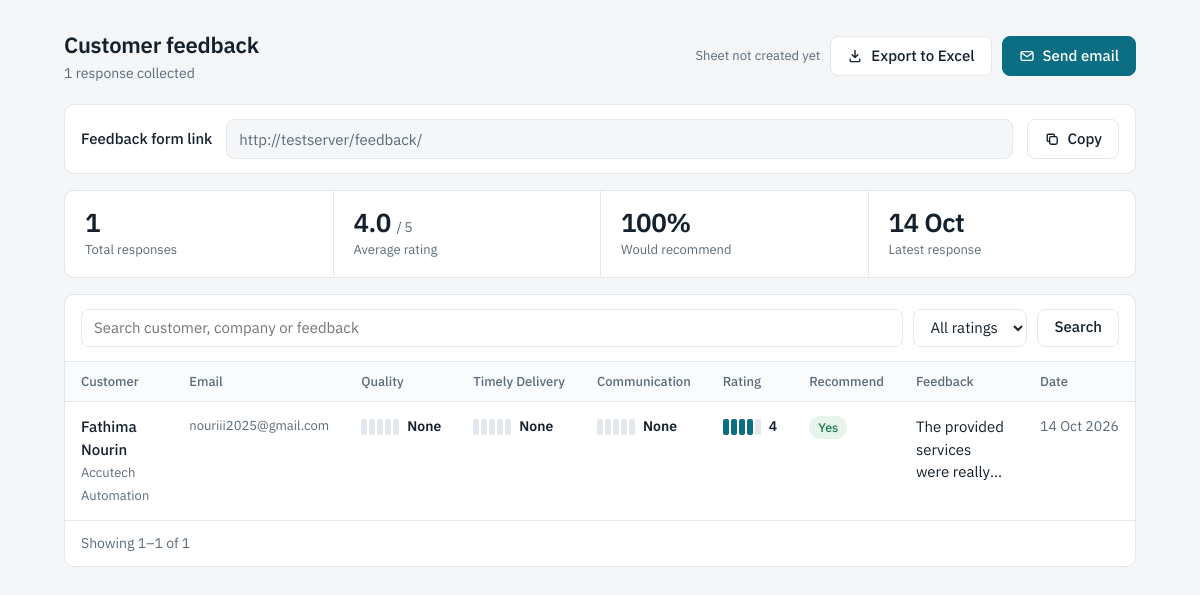
Page /dashboard/ on the earlier database version.
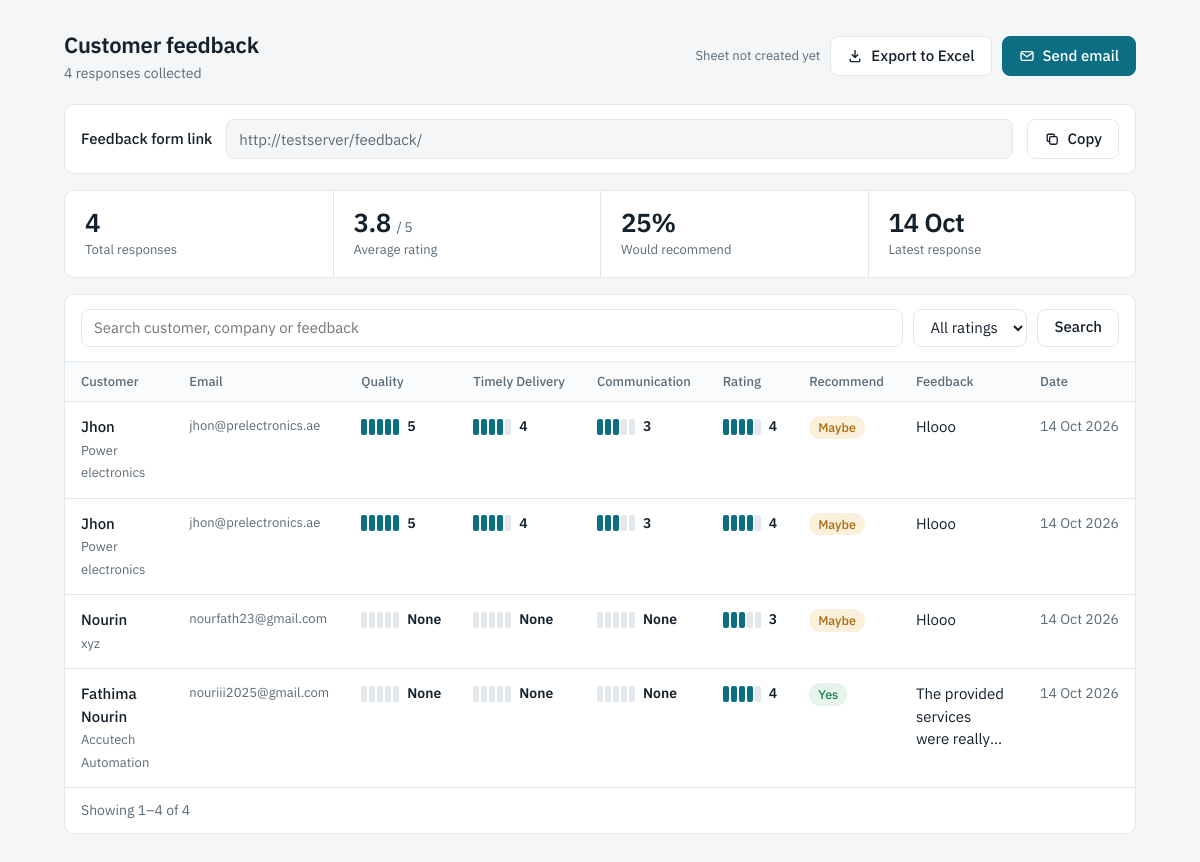
Same page on the later database version.
### feedback/models.py (models this page shows, shortened)
class Feedback(models.Model):
    RECOMMEND_CHOICES = [("yes", "Yes"), ("maybe", "Maybe"), ("no", "No")]
    customer_name = models.CharField(max_length=120)
    company = models.CharField(max_length=120, blank=True)
    email = models.EmailField(blank=True)
    quality_rating = models.PositiveSmallIntegerField(
    validators=[MinValueValidator(1), MaxValueValidator(5)],
    null=True,
    blank=True,
    )
    timeliness_rating = models.PositiveSmallIntegerField(
        validators=[MinValueValidator(1), MaxValueValidator(5)],
        null=True,
        blank=True,
    )
    communication_rating = models.PositiveSmallIntegerField(
        validators=[MinValueValidator(1), MaxValueValidator(5)],
        null=True,
        blank=True,
    )
    rating = models.PositiveSmallIntegerField(
        validators=[MinValueValidator(1), MaxValueValidator(5)]
    )
    recommend = models.CharField(max_length=5, choices=RECOMMEND_CHOICES, default="yes")
    comments = models.TextField(blank=True)
    created_at = models.DateTimeField(auto_now_add=True)
    class Meta:
        ordering = ["-created_at"]
        verbose_name_plural = "feedback"

### feedback/views.py (the view)
# urls.py: path("dashboard/", views.dashboard, name="dashboard"),
@require_GET
def dashboard(request):
    everything = Feedback.objects.all()
    agg = everything.aggregate(total=Count("id"), avg=Avg("rating"), last=Max("created_at"))
    total = agg["total"]
    recommend_pct = (
        round(everything.filter(recommend="yes").count() / total * 100) if total else None
    )
    qs = everything
    q = request.GET.get("q", "").strip()
    if q:
        qs = qs.filter(
            Q(customer_name__icontains=q) | Q(company__icontains=q)
            | Q(email__icontains=q) | Q(comments__icontains=q)
        )
    rating = request.GET.get("rating", "")
    if rating.isdigit() and 1 <= int(rating) <= 5:
        qs = qs.filter(rating=int(rating))
    page = Paginator(qs, 15).get_page(request.GET.get("page"))
    params = request.GET.copy()
    params.pop("page", None)
    link = _form_link(request)
    subject, body = _email_template(link)
    path = analysis_path()
    last_export = (
        timezone.make_aware(timezone.datetime.fromtimestamp(path.stat().st_mtime))
        if path.exists() else None
    )
    return render(request, "feedback/dashboard.html", {
        "page": page, "q": q, "rating": rating, "filtered": bool(q or rating),
        "total": total, "avg": agg["avg"], "last": agg["last"],
        "recommend_pct": recommend_pct, "pips": range(1, 6),
        "form_link": link, "email_subject": subject, "email_body": body,
        "last_export": last_export, "qs": params.urlencode(),
    })

### feedback/excel.py (called while the page is built)
def analysis_path() -> Path:
    return Path(settings.FEEDBACK_ANALYSIS_XLSX)

### feedback/views.py (called while the page is built)
def _form_link(request):
    return getattr(settings, "FEEDBACK_FORM_URL", "") or request.build_absolute_uri(
        reverse("feedback:form")
    )

def _email_template(link):
    company = settings.FEEDBACK_COMPANY_NAME
    subject = f"How did we do? Share your feedback with {company}"
    body = (
        "Hello,\n\n"
        f"Thank you for choosing {company}. We'd really value a minute of your time "
        "to hear about your experience with our products and service.\n\n"
        f"You can share your feedback here (no login needed):\n{link}\n\n"
        "Your comments help us improve, and we read every response.\n\n"
        f"Best regards,\n{company}"
    )
    return subject, body

### feedback/templates/feedback/dashboard.html (shortened to what this page needs)
<!doctype html>
<html lang="en">
<head>
</head>
<body>
<div class="wrap">
  <header class="top">
    <div class="title">
      <h1>Customer feedback</h1>
      <p>{{ total }} response{{ total|pluralize }} collected</p>
    </div>
    <div class="actions">
      <span class="hint" id="export-hint">
        {% if last_export %}Sheet updated {{ last_export|date:"d M, H:i" }}{% else %}Sheet not created yet{% endif %}
      </span>
      <button class="btn" id="export-btn" type="button">
        <svg viewBox="0 0 20 20" fill="none" stroke="currentColor" stroke-width="1.7" stroke-linecap="round" stroke-linejoin="round"><path d="M10 3v9m0 0 3.5-3.5M10 12 6.5 8.5M4 14v1.5A1.5 1.5 0 0 0 5.5 17h9a1.5 1.5 0 0 0 1.5-1.5V14"/></svg>
        Export to Excel
      </button>
      <button class="btn primary" id="open-mail" type="button">
        <svg viewBox="0 0 20 20" fill="none" stroke="currentColor" stroke-width="1.7" stroke-linecap="round" stroke-linejoin="round"><rect x="2.5" y="4.5" width="15" height="11" rx="2"/><path d="m3 6 7 5 7-5"/></svg>
        Send email
      </button>
    </div>
  </header>
  <section class="panel link" aria-label="Feedback form link">
    <label for="form-link">Feedback form link</label>
    <input id="form-link" type="text" readonly value="{{ form_link }}">
    <button class="btn" id="copy-btn" type="button">
      <svg viewBox="0 0 20 20" fill="none" stroke="currentColor" stroke-width="1.7" stroke-linecap="round" stroke-linejoin="round"><rect x="7" y="7" width="9.5" height="9.5" rx="2"/><path d="M13 7V5.5A1.5 1.5 0 0 0 11.5 4h-6A1.5 1.5 0 0 0 4 5.5v6A1.5 1.5 0 0 0 5.5 13H7"/></svg>
      <span>Copy</span>
    </button>
  </section>
  <section class="panel stats" aria-label="Summary">
    <div class="stat"><b>{{ total }}</b><span>Total responses</span></div>
    <div class="stat"><b>{% if avg %}{{ avg|floatformat:1 }} <small>/ 5</small>{% else %}–{% endif %}</b><span>Average rating</span></div>
    <div class="stat"><b>{% if recommend_pct is not None %}{{ recommend_pct }}%{% else %}–{% endif %}</b><span>Would recommend</span></div>
    <div class="stat"><b>{% if last %}{{ last|date:"d M" }}{% else %}–{% endif %}</b><span>Latest response</span></div>
  </section>
  <section class="panel">
    <form class="toolbar" method="get">
      <input type="search" name="q" value="{{ q }}" placeholder="Search customer, company or feedback" aria-label="Search feedback">
      <select name="rating" aria-label="Filter by rating" onchange="this.form.submit()">
        <option value="">All ratings</option>
      </select>
      <button class="btn" type="submit">Search</button>
    </form>
    {% if page.object_list %}
    <table>
      <thead><tr>
        <th>Customer</th>
        <th class="col-email">Email</th>
        <th>Quality</th>
        <th>Timely Delivery</th>
        <th>Communication</th>
        <th>Rating</th>
        <th>Recommend</th>
        <th>Feedback</th>
        <th>Date</th>
      </tr></thead>
      <tbody>
      {% for f in page.object_list %}
        <tr>
          <td class="cust who"><div><b>{{ f.customer_name }}</b>{% if f.company %}<span>{{ f.company }}</span>{% endif %}</div></td>
          <td class="col-email email" data-label="Email">{{ f.email|default:"–" }}</td>
          <td data-label="Quality"><div class="rating">
            <div class="pips" aria-hidden="true">{% for s in pips %}<i class="{% if s <= f.quality_rating %}on{% endif %}"></i>{% endfor %}</div>
            <b>{{ f.quality_rating }}<span class="sr-only" style="position:absolute;left:-9999px"> out of 5</span></b>
          </div>
          </td>
          <td data-label="Timely Delivery"><div class="rating">
            <div class="pips" aria-hidden="true">{% for s in pips %}<i class="{% if s <= f.timeliness_rating %}on{% endif %}"></i>{% endfor %}</div>
            <b>{{ f.timeliness_rating }}<span class="sr-only" style="position:absolute;left:-9999px"> out of 5</span></b>
          </div>
          </td>
          <td data-label="Communication"><div class="rating">
            <div class="pips" aria-hidden="true">{% for s in pips %}<i class="{% if s <= f.communication_rating %}on{% endif %}"></i>{% endfor %}</div>
            <b>{{ f.communication_rating }}<span class="sr-only" style="position:absolute;left:-9999px"> out of 5</span></b>
          </div>
          </td>
          <td data-label="Rating"><div class="rating">
            <div class="pips" aria-hidden="true">{% for s in pips %}<i class="{% if s <= f.rating %}on{% endif %}"></i>{% endfor %}</div>
            <b>{{ f.rating }}<span class="sr-only" style="position:absolute;left:-9999px"> out of 5</span></b>
          </div></td>
          <td data-label="Recommend"><span class="tag {{ f.recommend }}">{{ f.get_recommend_display }}</span></td>
          <td data-label="Feedback"><div class="text {% if not f.comments %}none{% endif %}">{{ f.comments|default:"No comment" }}</div></td>
          <td class="date" data-label="Date">{{ f.created_at|date:"d M Y" }}</td>
        </tr>
      {% endfor %}
      </tbody>
    </table>
    <div class="pager">
      <span>Showing {{ page.start_index }}–{{ page.end_index }} of {{ page.paginator.count }}</span>
    </div>
    {% elif filtered %}
    <div class="empty"><p>No feedback matches your search.</p><a class="btn" href="{% url 'feedback:dashboard' %}">Clear filters</a></div>
    {% else %}
    <div class="empty"><p>No feedback yet. Copy the form link above and send it to your first customers.</p>
      <button class="btn primary" type="button" id="open-mail-empty">Send email</button></div>
    {% endif %}
  </section>
</div>
</body>
</html>

### feedback/templates/feedback/dashboard.html (style rules this page uses)
:root { --ink:#14202B; --muted:#5B6B79; --line:#E3E8ED; --paper:#F4F6F8; --surface:#fff; --accent:#0B6E83; --accent-dark:#085868; --accent-soft:#E4F2F5; --good:#1F7A4D; --warn:#A8690C; --bad:#B42318; --radius:10px; --font:"IBM Plex Sans",system-ui,-apple-system,"Segoe UI",Roboto,sans-serif; }
* { box-sizing:border-box }
html { -webkit-text-size-adjust:100% }
body { margin:0;background:var(--paper);color:var(--ink);font:400 15px/1.5 var(--font) }
button,input,select,textarea { font:inherit;color:inherit }
.wrap { max-width:1120px;margin:0 auto;padding:28px 24px 40px }
.top { display:flex;align-items:center;justify-content:space-between;gap:16px;flex-wrap:wrap;margin-bottom:20px }
.title h1 { margin:0;font-size:22px;font-weight:600;letter-spacing:-.01em }
.title p { margin:2px 0 0;color:var(--muted);font-size:14px }
.actions { display:flex;gap:10px;align-items:center;flex-wrap:wrap }
.btn { display:inline-flex;align-items:center;gap:8px;height:40px;padding:0 16px;border-radius:8px;border:1px solid var(--line); background:var(--surface);font-weight:500;cursor:pointer;transition:background .15s,border-color .15s }
.btn svg { width:16px;height:16px;flex:none }
.btn.primary { background:var(--accent);border-color:var(--accent);color:#fff }
.hint { color:var(--muted);font-size:13px }
.panel { background:var(--surface);border:1px solid var(--line);border-radius:var(--radius) }
.link { display:flex;align-items:center;gap:14px;padding:14px 16px;margin-bottom:16px }
.link label { font-weight:500;white-space:nowrap }
.link input { flex:1;min-width:0;height:40px;padding:0 12px;border:1px solid var(--line);border-radius:8px;background:var(--paper);color:var(--muted) }
.stats { display:grid;grid-template-columns:repeat(4,1fr);margin-bottom:16px }
.stat { padding:16px 20px;border-left:1px solid var(--line) }
.stat:first-child { border-left:0 }
.stat b { display:block;font-size:26px;font-weight:600;letter-spacing:-.02em;line-height:1.2 }
.stat span { color:var(--muted);font-size:13px }
.stat small { font-size:14px;color:var(--muted);font-weight:400 }
.toolbar { display:flex;gap:10px;padding:14px 16px;border-bottom:1px solid var(--line);flex-wrap:wrap }
.toolbar input[type=search],.toolbar select { height:38px;padding:0 12px;border:1px solid var(--line);border-radius:8px;background:var(--surface) }
.toolbar input[type=search] { flex:1;min-width:180px }
.toolbar .btn { height:38px }
table { width:100%;border-collapse:collapse }
th { padding:10px 16px;text-align:left;font-weight:500;font-size:13px;color:var(--muted);background:#FAFBFC;border-bottom:1px solid var(--line);white-space:nowrap }
td { padding:14px 16px;border-bottom:1px solid var(--line);vertical-align:top }
tbody tr:last-child td { border-bottom:0 }
.who b { font-weight:500;display:block }
.who span,.email { color:var(--muted);font-size:13px }
.email { white-space:nowrap }
.rating { display:flex;align-items:center;gap:8px;white-space:nowrap }
.pips { display:flex;gap:2px }
.pips i { width:6px;height:16px;border-radius:2px;background:var(--line) }
.pips i.on { background:var(--accent) }
.rating b { font-weight:600;font-size:14px }
.tag { display:inline-block;padding:2px 9px;border-radius:99px;font-size:12.5px;font-weight:500;background:#EEF1F4;color:var(--muted) }
.tag.yes { background:#E6F4EC;color:var(--good) }
.tag.maybe { background:#FBF0DC;color:var(--warn) }
.text { max-width: 380px; display: -webkit-box; line-clamp: 3; -webkit-line-clamp: 3; -webkit-box-orient: vertical; overflow: hidden; overflow-wrap: anywhere; }
.date { white-space:nowrap;color:var(--muted);font-size:14px }
.pager { display:flex;justify-content:space-between;align-items:center;gap:12px;padding:12px 16px;border-top:1px solid var(--line);font-size:14px;color:var(--muted) }

Differences in the rows shown:
added Feedback: customer_name "Jhon", company "Power electronics", email "jhon@prelectronics.ae", quality_rating "5", timeliness_rating "4", communication_rating "3", rating "4", recommend "Maybe", comments "Hlooo", created_at "14 Oct 2026"
added Feedback: customer_name "Jhon", company "Power electronics", email "jhon@prelectronics.ae", quality_rating "5", timeliness_rating "4", communication_rating "3", rating "4", recommend "Maybe", comments "Hlooo", created_at "14 Oct 2026"
added Feedback: customer_name "Nourin", company "xyz", email "nourfath23@gmail.com", quality_rating "None", timeliness_rating "None", communication_rating "None", rating "3", recommend "Maybe", comments "Hlooo", created_at "14 Oct 2026"
Other differences:
{{ total }}: "1" → "4"
{{ avg|floatformat:1 }}: "4.0" → "3.8"
{{ recommend_pct }}: "100" → "25"
{{ page.end_index }}: "1" → "4"
{{ page.paginator.count }}: "1" → "4"
